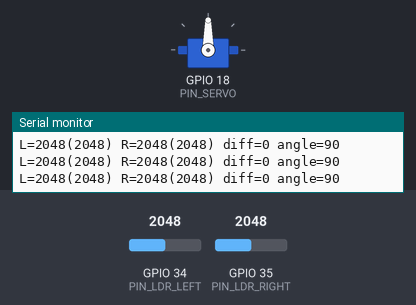
A sketch run on a simulated ESP32. On the bench: servo, the last lines printed to the serial monitor. The inputs (shaded band) are chosen by the test bench; at power-on: GPIO 34 (PIN_LDR_LEFT) = 2048, GPIO 35 (PIN_LDR_RIGHT) = 2048 (analog values on the 0–4095 scale).

Above: at 1.5 s.
1.6 s: GPIO 34 (PIN_LDR_LEFT) set to 2130
At 4.48 s:
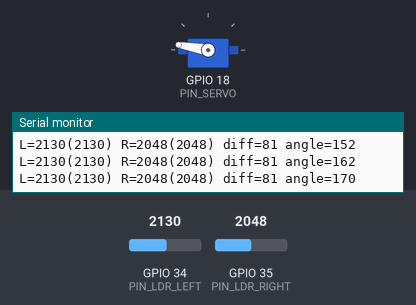
4.6 s: GPIO 35 (PIN_LDR_RIGHT) set to 2866
At 5.11 s:
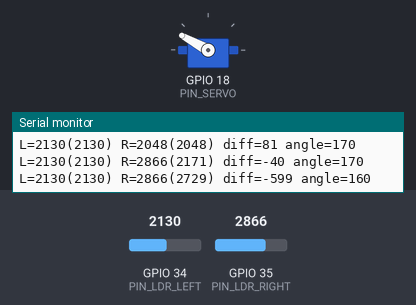
7.6 s: GPIO 34 (PIN_LDR_LEFT) set to 2866
At 8.6 s:
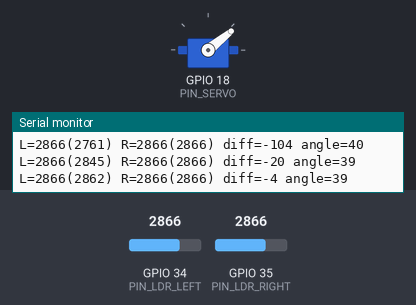
9.4 s: GPIO 35 (PIN_LDR_RIGHT) set to 2922
11.3 s: GPIO 35 (PIN_LDR_RIGHT) set to 2983
At 13.3 s:
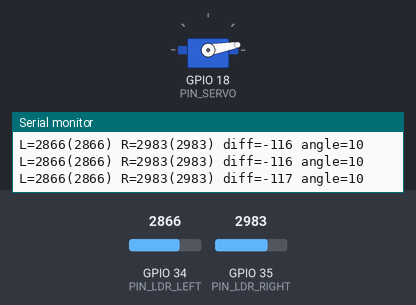
Timing chart, 0 to 14.6 s (numbered marks = the images above; inputs shaded):
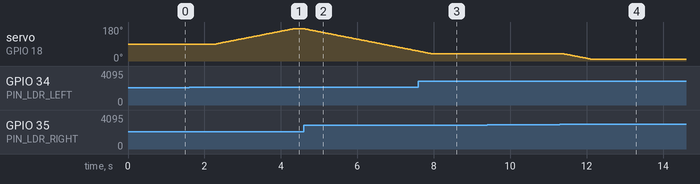

Measured:
- the behaviour switches between 2129 and 2130 on GPIO 34 (PIN_LDR_LEFT) (found by bisection; images 0 and 1)
- the behaviour switches between 2947 and 2948 on GPIO 35 (PIN_LDR_RIGHT) (found by bisection; images 3 and 4)
- after the input at 1.6 s, servo on GPIO 18 (PIN_SERVO): moves from 90° to 170° over 2.0 s, starting after 0.71 s
- after the input at 4.6 s, servo on GPIO 18 (PIN_SERVO): moves from 170° to 52° over 3.0 s, starting at once
- after the input at 7.6 s, servo on GPIO 18 (PIN_SERVO): goes on until 7.9 s, then stays 39°
- after the input at 11.3 s, servo on GPIO 18 (PIN_SERVO): moves from 39° to 10° over 0.71 s, starting after 0.09 s

The sketch:

SolarTrackerESP32.ino
```cpp
/*
  ESP32 Solar Tracker (1 Servo + 2 LDRs)

  Hardware:
  - ESP32 Dev Module
  - 1x Servo (SG90/MG90S/etc)
  - 2x LDR (photoresistors) + 2x fixed resistors (10k recommended)

  Notes:
  - Power the servo from an external 5V supply (do NOT use ESP32 3.3V).
  - Connect external 5V GND to ESP32 GND (common ground).
  - Use ADC1 pins for analogRead on ESP32 (GPIO32-39 are safe).

  Library:
  - ESP32Servo (install via Arduino Library Manager)
*/

#include <Arduino.h>
#include <ESP32Servo.h>

// -------- Pins (change to match your wiring) --------
static const int PIN_LDR_LEFT  = 34; // ADC1
static const int PIN_LDR_RIGHT = 35; // ADC1
static const int PIN_SERVO     = 18; // PWM-capable GPIO

// -------- Servo limits & behavior --------
static const int SERVO_MIN_DEG = 10;   // protect mechanics
static const int SERVO_MAX_DEG = 170;  // protect mechanics
static const int SERVO_START_DEG = 90;

static const int SERVO_STEP_DEG = 1;   // how much to move each adjustment
static const int DEAD_BAND = 80;       // ignore small differences (tune)

// Smoothing: 0..1 (higher = smoother/less jitter)
static const float SMOOTHING_ALPHA = 0.85f;

// Loop timing
static const uint32_t LOOP_DELAY_MS = 25;

// Serial debug
static const bool DEBUG_SERIAL = true;
static const uint32_t DEBUG_EVERY_MS = 250;

Servo servo;

// Exponential moving averages for stability
float leftAvg = 0.0f;
float rightAvg = 0.0f;

int clampInt(int value, int lo, int hi) {
  if (value < lo) return lo;
  if (value > hi) return hi;
  return value;
}

float ema(float prev, float sample, float alpha) {
  return (alpha * prev) + ((1.0f - alpha) * sample);
}

void setup() {
  if (DEBUG_SERIAL) {
    Serial.begin(115200);
    delay(300);
    Serial.println("\nESP32 Solar Tracker starting...");
  }

  // Analog setup: ESP32 uses 12-bit ADC by default (0..4095)
  // You can adjust attenuation if needed.
  analogReadResolution(12);

  // Servo setup
  // Typical servo pulse is ~500-2400us. Adjust if your servo range is different.
  servo.setPeriodHertz(50);
  servo.attach(PIN_SERVO, 500, 2400);

  int start = clampInt(SERVO_START_DEG, SERVO_MIN_DEG, SERVO_MAX_DEG);
  servo.write(start);

  // Initialize averages with first readings to avoid a big jump
  int l0 = analogRead(PIN_LDR_LEFT);
  int r0 = analogRead(PIN_LDR_RIGHT);
  leftAvg = (float)l0;
  rightAvg = (float)r0;

  if (DEBUG_SERIAL) {
    Serial.printf("Initial LDR left=%d right=%d\n", l0, r0);
    Serial.printf("Servo pin=%d start=%ddeg\n", PIN_SERVO, start);
  }
}

// Global or static tracking
static int setpoint = SERVO_START_DEG;

void loop() {
  const int leftRaw = analogRead(PIN_LDR_LEFT);
  const int rightRaw = analogRead(PIN_LDR_RIGHT);

  // Smooth readings
  leftAvg = ema(leftAvg, (float)leftRaw, SMOOTHING_ALPHA);
  rightAvg = ema(rightAvg, (float)rightRaw, SMOOTHING_ALPHA);

  // Difference: positive means LEFT is brighter
  const int diff = (int)(leftAvg - rightAvg);

  // Move servo to reduce difference
  if (diff > DEAD_BAND) {
    // left side brighter => rotate toward left (increase or decrease depends on mounting)
    // Assuming increasing angle moves left
    setpoint += SERVO_STEP_DEG;
  } else if (diff < -DEAD_BAND) {
    // right brighter => rotate toward right
    setpoint -= SERVO_STEP_DEG;
  }

  setpoint = clampInt(setpoint, SERVO_MIN_DEG, SERVO_MAX_DEG);
  servo.write(setpoint);

  // Debug output
  static uint32_t lastDbg = 0;
  const uint32_t now = millis();
  if (DEBUG_SERIAL && (now - lastDbg) >= DEBUG_EVERY_MS) {
    lastDbg = now;
    Serial.printf("L=%d(%.0f) R=%d(%.0f) diff=%d angle=%d\n",
                  leftRaw, leftAvg, rightRaw, rightAvg, diff, setpoint);
  }

  delay(LOOP_DELAY_MS);
}
```
